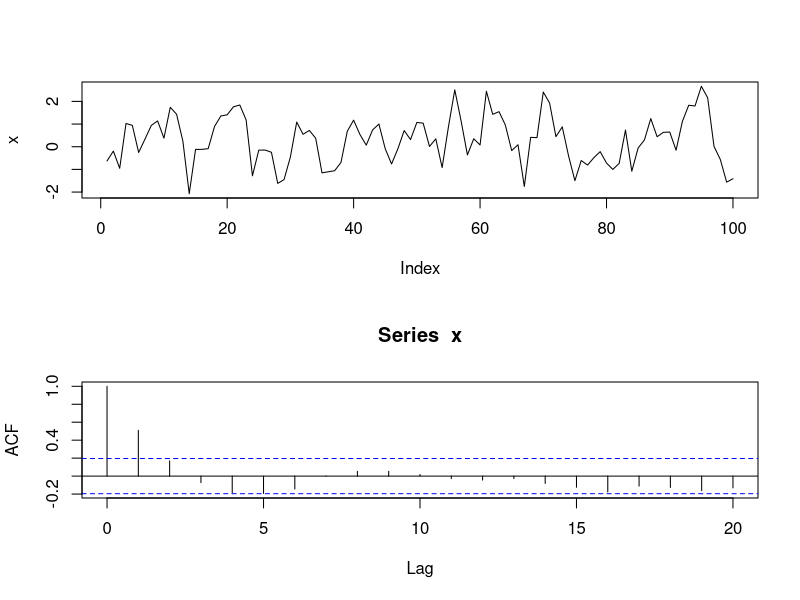
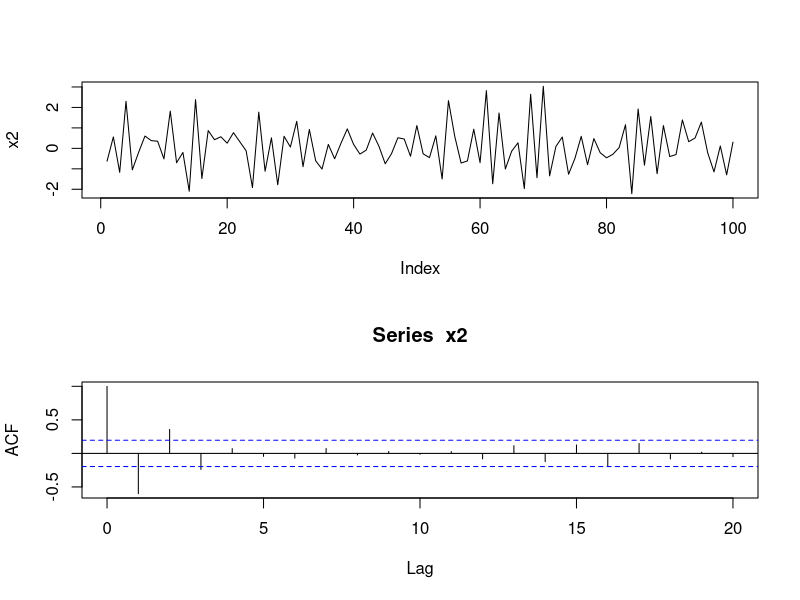
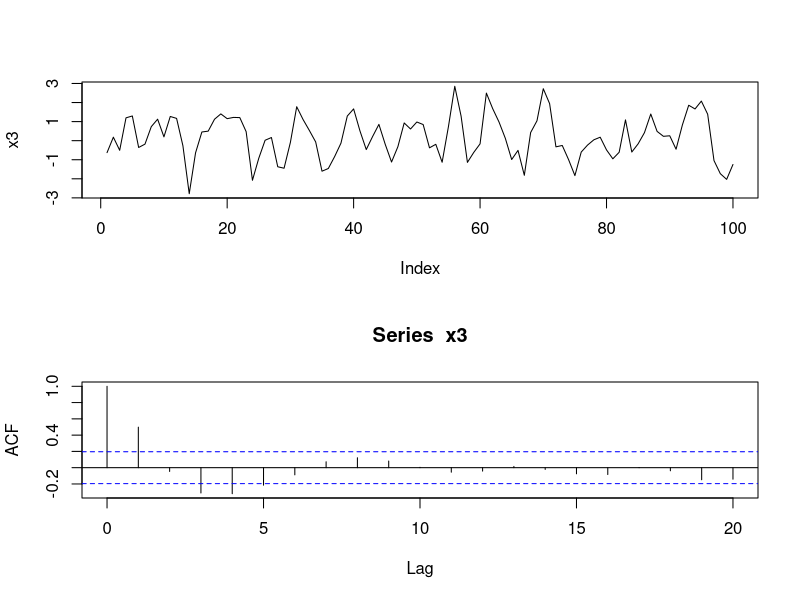

The R script that drew these images, in order:
# The preferred model, from a selection of models, has the minium AIC of the group
# Akaike Information Criterion
# AR(p) to stationary, characteristic equation roots > 1

# Simulating AR(1)
set.seed(1)
x <- w <- rnorm(100)
for (t in 2:100) 
  x[t] <- 0.6*x[t-1] + w[t] # t must range from to 100 in this loop.

layout(1:2)
plot(x, type="l")
acf(x)

# Fitting AR model to our simulated AR(1)
x.ar <- ar(x, method = "mle")
x.ar$order
x.ar$ar
# confidence interval for parameter
x.ar$ar + c(-1.96, 1.96)*sqrt(x.ar$asy.var) #asy.var = asymptotic variance 
# True parameter = 6, falls between t C.I.
# Changing parameter to -0.6
set.seed(1)
x2 <- w <- rnorm(100)
for (t in 2:100) 
  x2[t] <- -0.6*x2[t-1] + w[t]
layout(1:2)
plot(x2, type="l")
acf(x2)

# Fitting AR model to our simulated AR(1) above
x2.ar <- ar(x2, method = "mle")
x2.ar$order
x2.ar$ar
# confidence interval for parameter
x2.ar$ar + c(-1.96, 1.96)*sqrt(x2.ar$asy.var) #asy.var = asymptotic variance 

#AR (2) Parameters -a1 = 0.666 and a2 = -0.333
set.seed(1)
x3 <- w <- rnorm(100)
for (t in 3:100) 
  x3[t] <- 0.666*x3[t-1]-0.333*x3[t-2] + w[t]
layout(1:2)
plot(x3, type="l")
acf(x3)

#Fit ar2 
x3.ar <- ar(x3, method = "mle")
x3.ar$ar

# AR(p) model to financial data















